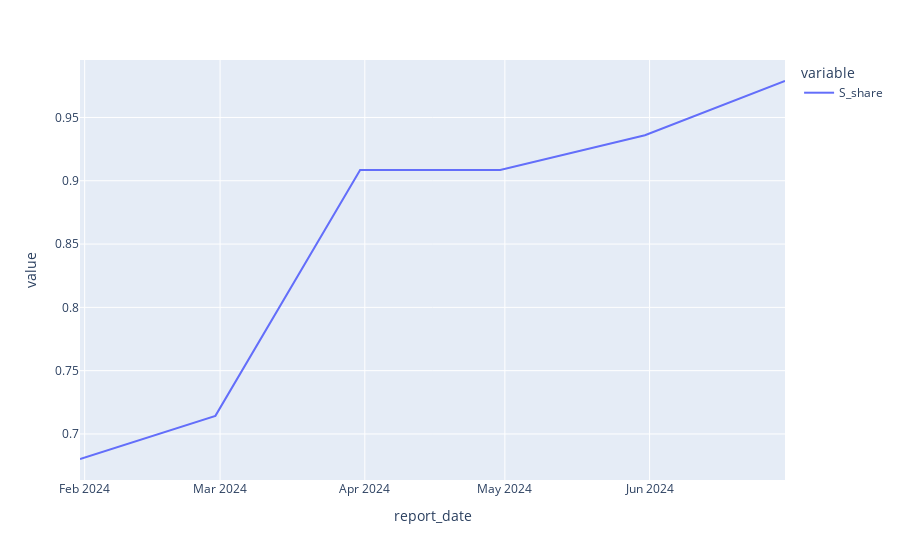

This figure's notebook cell:
### Code cell
px.line(fcst[fcst['objectid'] == 1805.0].set_index('report_date')['S_share'].sort_index())

### Figure 1 — Plotly figure (JSON) as saved in the notebook; plotly's stock layout.template omitted (floating-point values rounded to 4 significant figures)
{"data": [{"hovertemplate": "variable=S_share<br>report_date=%{x}<br>value=%{y}<extra></extra>", "legendgroup": "S_share", "line": {"color": "#636efa", "dash": "solid"}, "mode": "lines", "name": "S_share", "orientation": "v", "showlegend": true, "type": "scatter", "x": ["2024-01-31T00:00:00", "2024-02-29T00:00:00", "2024-03-31T00:00:00", "2024-04-30T00:00:00", "2024-05-31T00:00:00", "2024-06-30T00:00:00"], "xaxis": "x", "y": [0.6802, 0.7143, 0.9086, 0.9086, 0.936, 0.9788], "yaxis": "y"}], "layout": {"legend": {"title": {"text": "variable"}, "tracegroupgap": 0}, "margin": {"t": 60}, "xaxis": {"anchor": "y", "domain": [0, 1], "title": {"text": "report_date"}}, "yaxis": {"anchor": "x", "domain": [0, 1], "title": {"text": "value"}}}}
